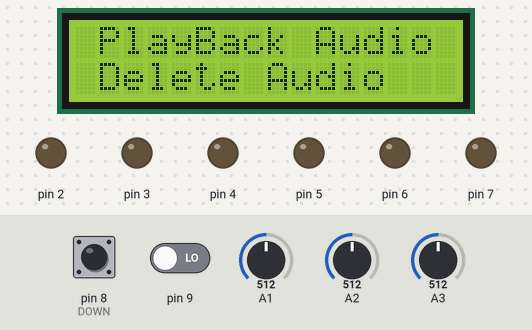
Simulated run of this sketch. Board: Arduino Uno, built with avr-gcc and run on an emulated ATmega328P. On the bench: 16×2 character LCD, output pins drawn as LEDs (lit = HIGH). The inputs (shaded band) are chosen by the test bench; at power-on: A2 = 512, A3 = 512, pin 8 (DOWN) LOW, A1 = 512, pin 9 LOW. Storage starts empty.

Above: at 2.3 s.
2.4 s: A2 set to 910
At 2.8 s:
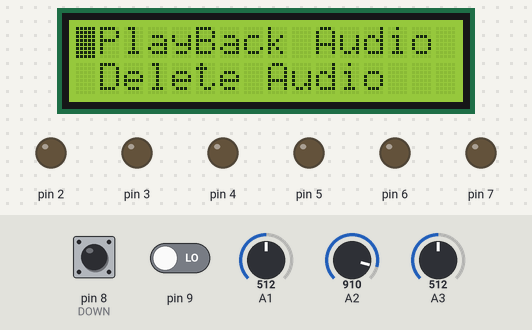
3.9 s: A3 set to 882
5.4 s: A3 set to 913
At 6.3 s:
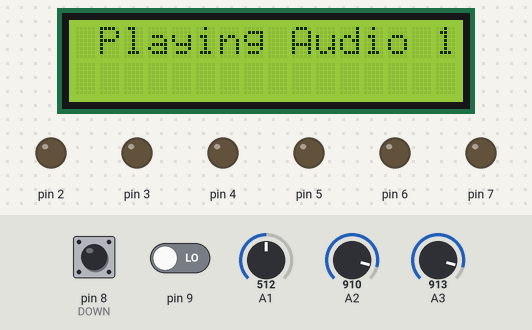
8.4 s: pin 8 (DOWN) pulled HIGH for 0.15 s
At 8.6 s:
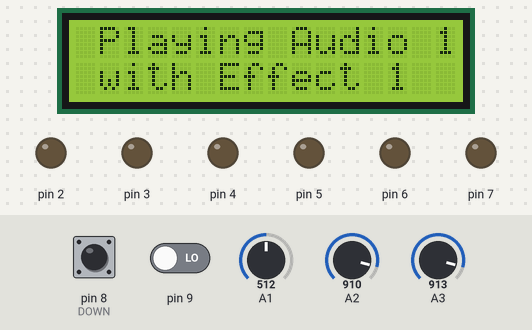
10.2 s: A1 set to 883
13.2 s: A1 set to 909
At 14.2 s:
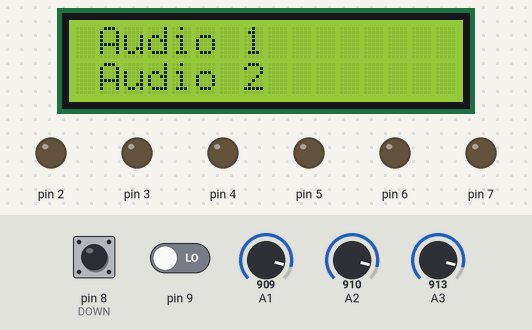
Timing chart, 0 to 16.2 s (numbered marks = the images above; inputs shaded):
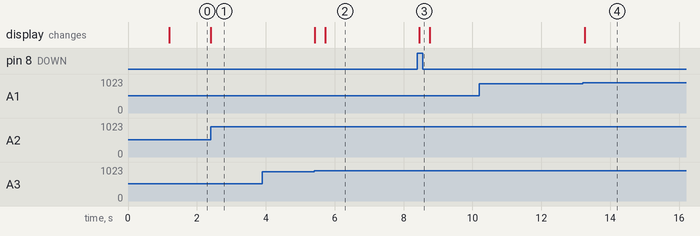

The sketch:

final_write__spaces_finalized.ino
```cpp
#include <Wire.h>
#include <LiquidCrystal_I2C.h>
#include<SPI.h>
#include<SD.h>

#define FASTADC 1

// defines for setting and clearing register bits
#ifndef cbi
#define cbi(sfr, bit) (_SFR_BYTE(sfr) &= ~_BV(bit))
#endif
#ifndef sbi
#define sbi(sfr, bit) (_SFR_BYTE(sfr) |= _BV(bit))
#endif


const int chipselect = 10;
String s = "";
char s2[]={};
int len;


File myfile,myfile_R;
String line;
String f_name =  "music1002.txt";
LiquidCrystal_I2C lcd(0x27,16,2);  // set the LCD address to 0x27 for a 16 chars and 2 line display

int DOWN = 8, BACK = 9;
int RECval, UPval, DOWNval, SELval, BACKval;
int Row = 0, Screen = 1;

void setup() {

   #if FASTADC
  // set prescale to 16
  sbi(ADCSRA,ADPS2) ;
  cbi(ADCSRA,ADPS1) ;
  cbi(ADCSRA,ADPS0) ;
  #endif
 DDRD=255;


  Serial.begin(9600);
  while (!Serial){
    ;
 }

  if(!SD.begin(chipselect)){
    //Serial.println("Card failed or not present !");
    while(1);
  }


  lcd.init();                      // initialize the lcd
  lcd.init();
  // Print a message to the LCD.
  lcd.backlight();
  lcd.setCursor(0,0);
  pinMode (RECval,INPUT);
  //pinMode (UP,INPUT);
  pinMode (DOWN,INPUT);
  //pinMode (SELECT,INPUT);
  //pinMode (BACK,INPUT);
  lcd.print("Voice Recorder");
  delay(1000);
  Menu();
}

void loop() {
  // put your main code here, to run repeatedly:
  RECval = digitalRead(9);
  UPval = analogRead(A2);
  DOWNval = digitalRead(DOWN);
  SELval = analogRead(A3);
  BACKval = analogRead(A1);

  Recording();
  Navigate();
  if (SELval > 900 and Screen == 1 and Row == 1){
    PlayBackAudio();
  }
  if (SELval >900 and Screen == 1 and Row == 2){
    DeleteAudio();
  }
  PlayClipI();
  PlayClipII();
  DeleteClipI();
  DeleteClipII();
  Back();
}

void Recording(){
    if (RECval==1){
    lcd.noBlink();
    myfile = SD.open(f_name,FILE_WRITE);
    lcd.clear();
    lcd.print("RECORDING...");

    myfile.print("");
    int x;
    int sample;
    unsigned long CurrentTime1;
    x = analogRead(A0);

    while (RECval == 1){
    RECval = digitalRead(9);

    //%%%%%%%%%%%%%%%%%%%%%%%%%%%%%%%%%%%%%%%%%%%%%%%%%%%%%%%%%%%%%%%%%%%%%%%%%%%%%%%%%%%%%
    x = analogRead(A0);
    sample = x/4;
    s.concat(sample);
    myfile.print(s);
    s=" ";
    //%%%%%%%%%%%%%%%%%%%%%%%%%%%%%%%%%%%%%%%%%%%%%%%%%%%%%%%%%%%%%%%%%%%%%%%%%%%%%%%%%%%%%
    }

    myfile.close();
    lcd.clear();
    lcd.print("File Saved");
    delay(1000);
    Menu();
    Row = 0;
    Screen = 1;
  }
}

void Navigate(){
  if (UPval > 900){
    lcd.setCursor(0,0);
    lcd.blink();
    Row = 1;
  }

  if (DOWNval == 1){
    lcd.setCursor(0,1);
    lcd.blink();
    Row = 2;
  }
}

void Menu(){
    lcd.clear();
    lcd.noBlink();
    lcd.setCursor(1,0);
    lcd.print("PlayBack Audio");
    lcd.setCursor(1,1);
    lcd.print("Delete Audio");
    Screen = 1;
    Row = 0;
}

void PlayBackAudio(){
    lcd.clear();
    lcd.noBlink();
    lcd.setCursor(1,0);
    lcd.print("Audio 1");
    lcd.setCursor(1,1);
    lcd.print("Audio 2");
    Screen = 2;
    Row = 0;
}

void DeleteAudio(){
    lcd.clear();
    lcd.noBlink();
    lcd.setCursor(1,0);
    lcd.print("Audio 1");
    lcd.setCursor(1,1);
    lcd.print("Audio 2");
    Screen = 3;
    Row = 0;
}

void PlayClipI(){
  if (SELval > 900 and Row == 1 and Screen == 2){
    lcd.clear();
    lcd.noBlink();
    lcd.setCursor(1,0);
    lcd.print("No Effect");
    lcd.setCursor(1,1);
    lcd.print("Effect 1");
    Screen = 4;
    Row =0;
  }
  if (SELval > 900 and Row == 2 and Screen == 2){
    lcd.clear();
    lcd.noBlink();
    lcd.setCursor(1,0);
    lcd.print("No Effect");
    lcd.setCursor(1,1);
    lcd.print("Effect 1");
    Screen = 5;
    Row =0;
  }
}

void PlayClipII(){
  if (SELval > 900 and Row == 1 and Screen == 4){
    lcd.clear();
    lcd.noBlink();
    lcd.setCursor(1,0);
    lcd.print("Playing Audio 1");

     //******************************************************************************
     //******************************************************************************
     //******************************************************************************

     myfile_R = SD.open(f_name,FILE_READ);
     if (myfile_R) {
      while (myfile_R.available()) {
        line=myfile_R.readStringUntil(' ');
        PORTD = line.toInt();
      }
     myfile_R.close();
     lcd.clear();
     lcd.setCursor(1,0);
     lcd.print("end");
     delay(1000);
     Menu();
      Row = 0;
     Screen = 1;
    }


  }
  if (SELval > 900 and Row == 2 and Screen == 4){
    lcd.clear();
    lcd.noBlink();
    lcd.setCursor(1,0);
    lcd.print("Playing Audio 1");
    lcd.setCursor(1,1);
    lcd.print("with Effect 1");
  }
  if (SELval > 900 and Row == 1 and Screen == 5){
    lcd.clear();
    lcd.noBlink();
    lcd.setCursor(1,0);
    lcd.print("Playing Audio 2");
  }
  if (SELval > 900 and Row == 2 and Screen == 5){
    lcd.clear();
    lcd.noBlink();
    lcd.setCursor(1,0);
    lcd.print("Playing Audio 2");
    lcd.setCursor(1,1);
    lcd.print("with Effect 1");
  }
}

void DeleteClipI(){
  if (SELval > 900 and Row != 0 and Screen == 3){
    lcd.clear();
    lcd.noBlink();
    lcd.setCursor(1,0);
    lcd.print("Press Select");
    lcd.setCursor(1,1);
    lcd.print("to delete");
    Screen = 6;
    Row = 0;
  }
}

void DeleteClipII(){
  if (SELval < 900 and Screen == 6){
    lcd.clear();
    lcd.noBlink();
    lcd.setCursor(1,0);
    lcd.print("Deleted");
    delay(1000);
    Menu();
  }
}

void Back(){
  if (BACKval > 900 and (Screen == 2 or Screen == 3)){
    Menu();
  }
  if (BACKval > 900 and (Screen == 4 or Screen == 5)){
    PlayBackAudio();
  }
}
```

Measured:
- the behaviour switches between 900 and 901 on A3 (found by bisection; images 1 and 2)
- the behaviour switches between 900 and 901 on A1 (found by bisection; images 3 and 4)
- after the input at 2.4 s, the display: changes at once (image 1)
- after the input at 3.9 s, every drawn part: stays the same
- after the input at 5.4 s, the display: first changes at once (image 2 shows a later state)
- after the input at 8.4 s, the display: changes after 0.05 s (image 3)
- after the input at 10.2 s, every drawn part: stays the same
- after the input at 13.2 s, the display: changes after 0.06 s (image 4)
